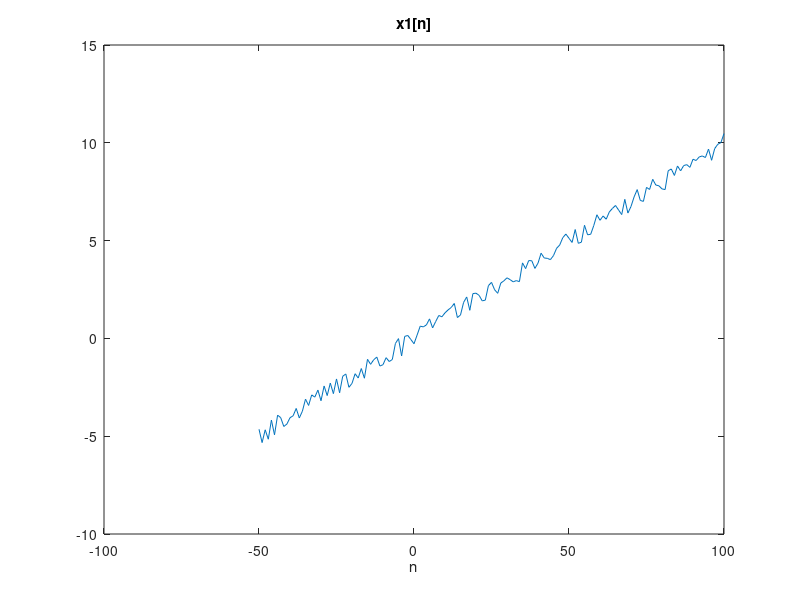

Write MATLAB code to recreate this figure. (Note: this script raises an error after producing the figure.)
% an = 1,sigma = 0.1
% an = 10,sigma = 0.1
n = -50:100;
x = 0.1*n;
an = 1;
noise = an*(rand(1,151)-0.5);
x1 = x + noise;
figure(1);
plot(n,x1);
title("x1[n]");
xlabel("n");

L = 10;
n = (-1)*L:L;
sigma = 0.1;
h = exp((-1)*sigma*abs(n));
C = 1/sum(h,"all");
h = C*h;

y = conv(x1,h,"same");
n = -50:100;
figure(2);
plot(n,y);
title("y[n]");
xlabel("n");

